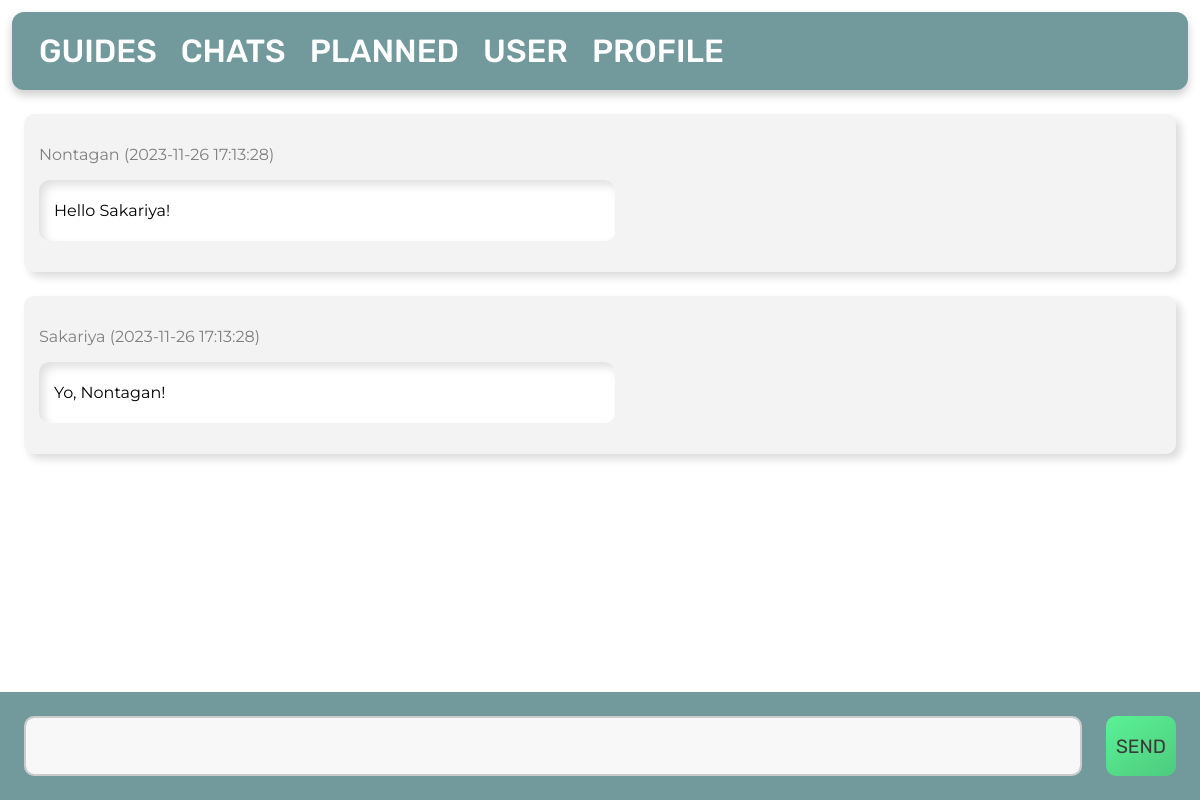
The app's page /4/message/ with its own data.
### tables this page shows
CREATE TABLE message
(
    id      INTEGER PRIMARY KEY AUTOINCREMENT,
    content TEXT,
    date    TIMESTAMP NOT NULL DEFAULT CURRENT_TIMESTAMP,
    inChat  INTEGER   NOT NULL,
    byUser  INTEGER   NOT NULL,
    FOREIGN KEY (byUser) REFERENCES user (id),
    FOREIGN KEY (inChat) REFERENCES chat (id)
);

CREATE TABLE user
(
    id        INTEGER PRIMARY KEY AUTOINCREMENT,
    firstname TEXT NOT NULL,
    lastname  TEXT NOT NULL,
    age       INTEGER,
    country   TEXT
);

### app.py (the view, shortened to what this page needs)
@app.route('/<int:id>/message/', methods=('GET', 'POST'))
def message(id):
    global user_id
    db = get_db_connection()
    message = db.execute(
        'SELECT * FROM message, chat, user WHERE chat.id = ? AND message.inChat = chat.id AND user.id = message.byUser ORDER BY message.id DESC',
        (id,)).fetchall()
    return render_template('message.html', message=message)

### app.py (called while the page is built)
def get_db_connection():
    db = sqlite3.connect('database.db')
    db.row_factory = sqlite3.Row
    return db

### templates/message.html
{% extends 'base.html' %}
{% block content %}
    {% for message in message %}
        <div class='post'>
            <p id="date">{{ message['firstname'] }} ({{ message['date'] }})</p>
            <div id="textsec">
                <p>{{ message['content'] }}</p>
            </div>
        </div>
    {% endfor %}
    <form id="message-form" method="post">
        <textarea id="messagearea" name="message" placeholder="Type here">
            {{ request.form['message'] }}
        </textarea>
        <button id="send-button" type="submit">SEND</button>
    </form>
{% endblock %}

### templates/base.html (style rules this page uses)
.post { padding: 15px; margin: 2vw; background-color: #f3f3f3; border-radius: 10px; box-shadow: 5px 5px 9px #dbdbdb, -5px -5px 9px #ffffff; }
body { margin: 0; padding-bottom: 7rem; }
p { font-family: 'Montserrat', sans-serif; }
#textsec { background-color: white; padding-top: 5px; padding-bottom: 5px; padding-left: 15px; margin-top: 1rem; margin-bottom: 1rem; width: 50%; border-radius: 10px; box-shadow: inset 5px 5px 10px #e0e0e0, inset -5px -5px 10px #ffffff; }
#send-button { font-family: 'Rubik', sans-serif; font-size: 1.2em; margin-right: 2vw; margin-top: 2vw; padding: 10px; height: 60px; border-radius: 10px; outline: none; color: #3b3b3b; border: none; background: linear-gradient(145deg, #5bf295, #4dcb7d); box-shadow: none; transition: 300ms; }
textarea { height: 60px; margin-top: 0.5rem; margin-bottom: 0.5rem; padding: 12px 0.8em; box-sizing: border-box; font-family: 'Montserrat', sans-serif; border: 2px solid #ccc; border-radius: 10px; background-color: #f8f8f8; font-size: 16px; }
#messagearea { height: 60px; width: 100%; margin: 2vw; padding: 12px 0.8em; box-sizing: border-box; font-family: 'Montserrat', sans-serif; resize: none; border: 2px solid #ccc; border-radius: 10px; background-color: #f8f8f8; font-size: 16px; }
#date { color: grey; }
#message-form { display: flex; background-color: #729a9d; vertical-align: center; width: 100%; position: fixed; bottom: 0; }

### records on screen
message: firstname "Nontagan", date "2023-11-26 17:13:28", content "Hello Sakariya!"
message: firstname "Sakariya", date "2023-11-26 17:13:28", content "Yo, Nontagan!"
